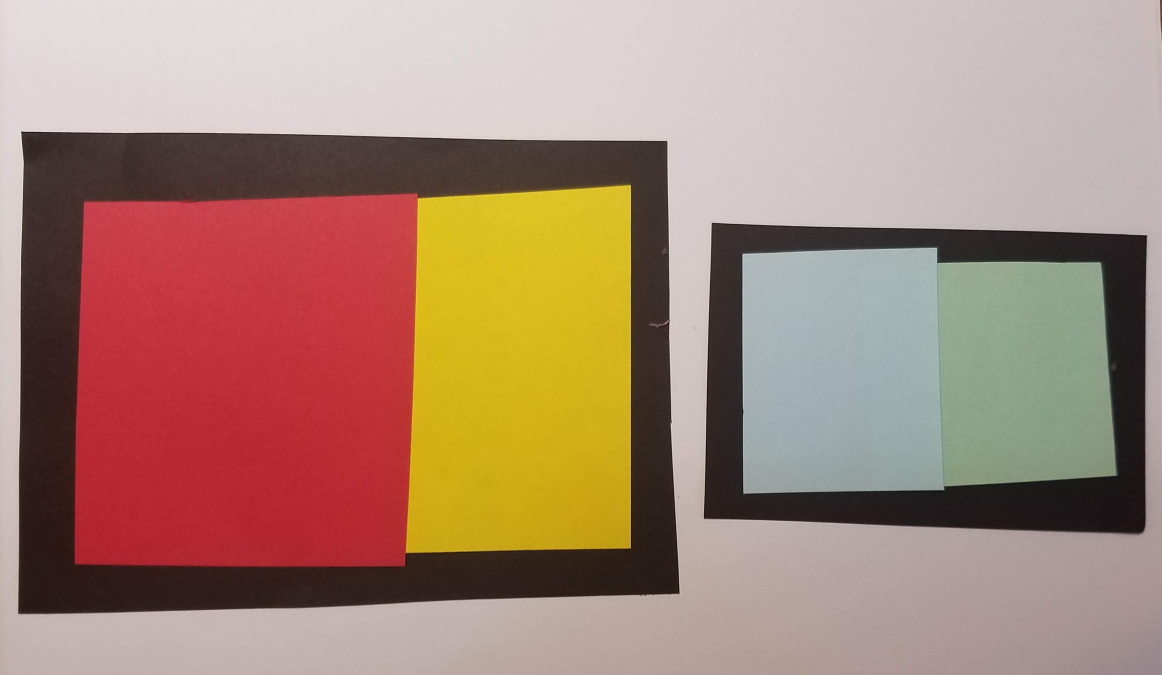
#> input picture paper_blocks.jpg, 3486 x 2023 px (shown at 1/3 size)
$ python thresh.py
#> lines starting #> are read from the running program, lines starting #| are printed output that depends on the picture; after the words box and inside, x2 and y2 are one past the last pixel; in counts of white or black regions, pixels touching at a corner belong together
import cv2, imutils, numpy as np

def trackbarRes(x):
	return x

im1 = cv2.imread("paper_blocks.jpg", 0) #Import image as grayscale
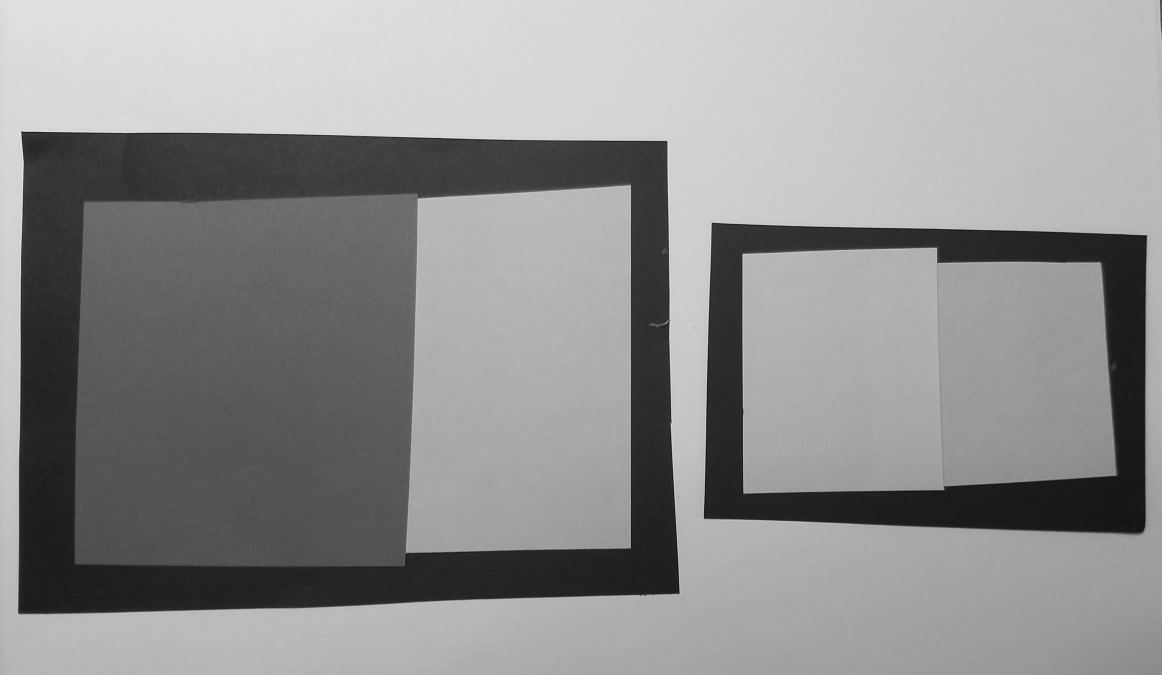
#> im1: shape (2023, 3486) (shown at 1/3 size); min 2, max 242, mean 143.6
im1 = imutils.resize(im1, width = 400)
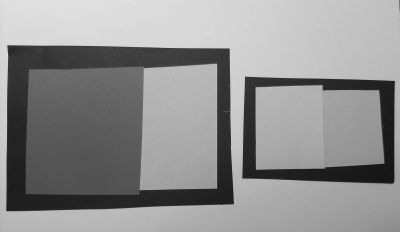
#> im1: shape (232, 400); min 20, max 224, mean 143.6

#Anything above the threshold value with receive the brightness value
cv2.namedWindow("t")
cv2.createTrackbar("threshold", "t", 0, 255, trackbarRes)
cv2.createTrackbar("brightness", "t", 255, 255, trackbarRes)
cv2.createTrackbar("blocksize", "t", 11, 100, trackbarRes)
cv2.createTrackbar("constant", "t", 2, 80, trackbarRes)

while True:

	threshval = cv2.getTrackbarPos("threshold", "t")
	brightness = cv2.getTrackbarPos("brightness", "t")
	blocksize = int(cv2.getTrackbarPos("blocksize", "t"))
	constant = cv2.getTrackbarPos("constant", "t")

	#Block size must be > 1 and odd
	if blocksize <= 1: blocksize = 3
	if blocksize % 2 == 0: blocksize+=1

	ret, normalThresh = cv2.threshold(im1, threshval, brightness, cv2.THRESH_BINARY)
#> normalThresh: shape (232, 400); every value is 255
#> ret = 0
	adaptiveThresh = cv2.adaptiveThreshold(im1, brightness, cv2.ADAPTIVE_THRESH_GAUSSIAN_C, cv2.THRESH_BINARY, blocksize, constant)
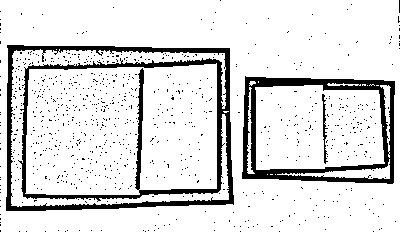
#> adaptiveThresh: shape (232, 400); 86.8% white; 836 black regions (833 under 20 px), largest, box (x1, y1, x2, y2) and area: (6, 45, 234, 211) 6853, (242, 76, 395, 184) 4075, (322, 94, 328, 164) 157

	cv2.imshow("result", np.hstack([im1, normalThresh, adaptiveThresh]))
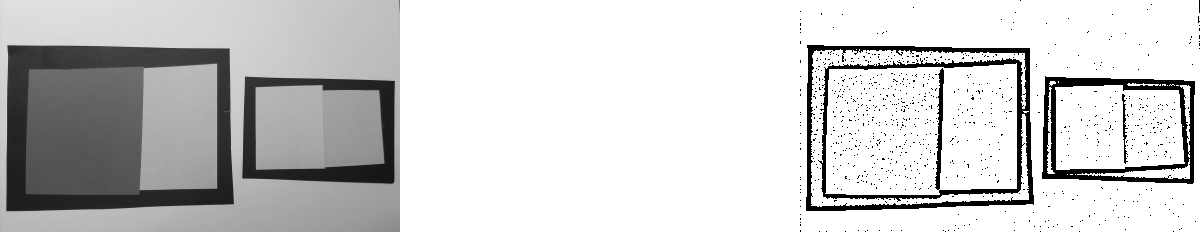
#> window 'result': shape (232, 1200); min 0, max 255, mean 206.6

	if cv2.waitKey(1) & 0xFF == ord("q"):
#> (key q is pressed here)
		break;
cv2.destroyAllWindows()

$ run again, with food.jpg copied over paper_blocks.jpg
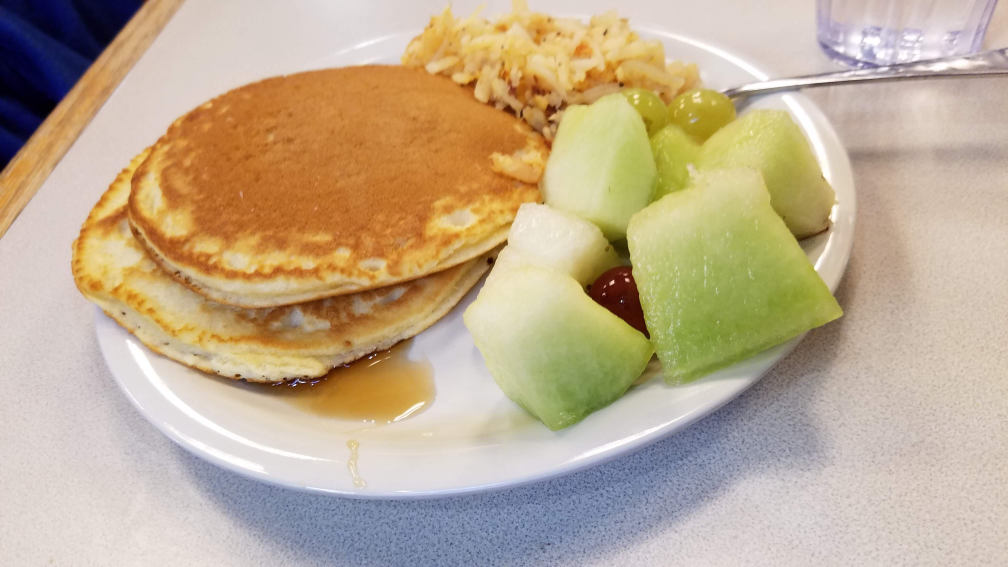
#> input picture food.jpg, 4032 x 2268 px (shown at 1/4 size)
#> normalThresh: shape (225, 400); every value is 255
#> ret = 0
#> `adaptiveThresh = cv2.adaptiveThreshold(im1, brightness, cv2.ADAPTIVE_T..`:
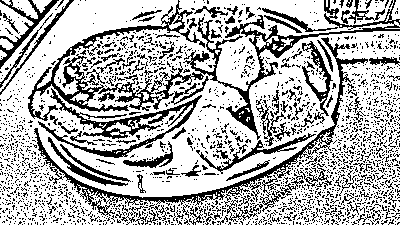
#> adaptiveThresh: shape (225, 400); 69.7% white; black in thin lines or dots
#> `cv2.imshow("result", np.hstack([im1, normalThresh, adaptiveThresh]))`:
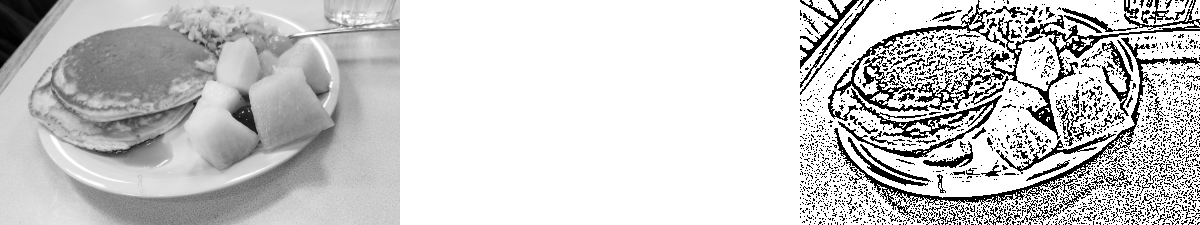
#> window 'result': shape (225, 1200); min 0, max 255, mean 202.4
